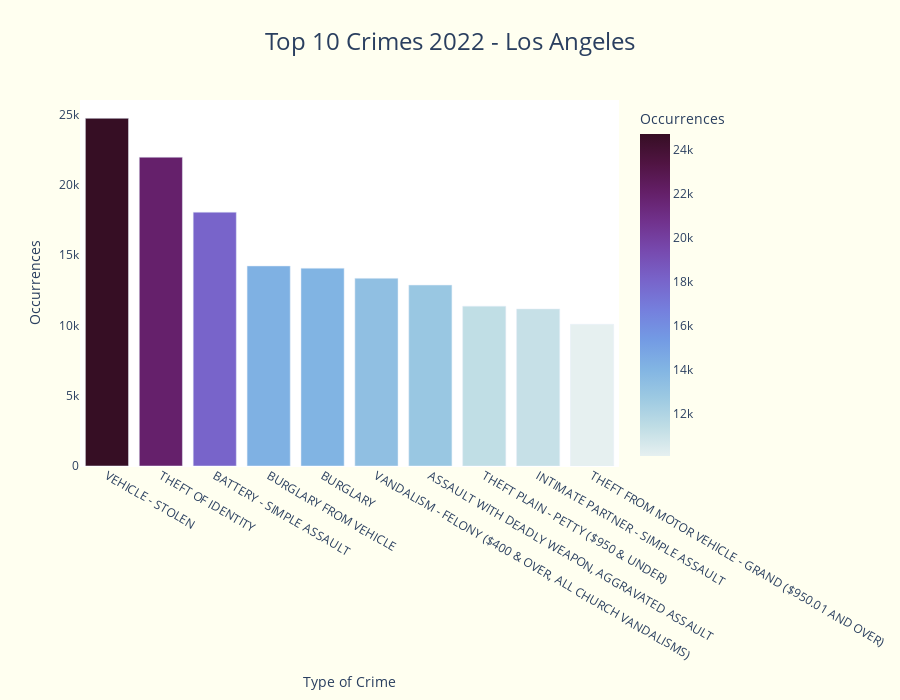

Source (notebook cell):
### Code cell
fig = px.bar(top_10_crimes_2022_df, x='Crm Cd Desc', y='Occurrences',
title= 'Top 10 Crimes 2022 - Los Angeles',
labels={'Crm Cd Desc':'Type of Crime'}, height=700,
color= 'Occurrences', color_continuous_scale='dense')
fig.update_layout({
     'plot_bgcolor': 'white',  # Set the plot background color 
     'paper_bgcolor': 'ivory',  # Set the paper color (outside the plot area) 
     'title_font' : {'size' : 24},
     'title_x' : 0.5
    })

fig.show()

### Figure 1 — Plotly figure (JSON) as saved in the notebook; plotly's stock layout.template omitted (floating-point values rounded to 4 significant figures)
{"data": [{"alignmentgroup": "True", "hovertemplate": "Type of Crime=%{x}<br>Occurrences=%{marker.color}<extra></extra>", "legendgroup": "", "marker": {"color": [24730, 21964, 18056, 14227, 14067, 13349, 12867, 11366, 11171, 10078], "coloraxis": "coloraxis", "pattern": {"shape": ""}}, "name": "", "offsetgroup": "", "orientation": "v", "showlegend": false, "textposition": "auto", "type": "bar", "x": ["VEHICLE - STOLEN", "THEFT OF IDENTITY", "BATTERY - SIMPLE ASSAULT", "BURGLARY FROM VEHICLE", "BURGLARY", "VANDALISM - FELONY ($400 & OVER, ALL CHURCH VANDALISMS)", "ASSAULT WITH DEADLY WEAPON, AGGRAVATED ASSAULT", "THEFT PLAIN - PETTY ($950 & UNDER)", "INTIMATE PARTNER - SIMPLE ASSAULT", "THEFT FROM MOTOR VEHICLE - GRAND ($950.01 AND OVER)"], "xaxis": "x", "y": [24730, 21964, 18056, 14227, 14067, 13349, 12867, 11366, 11171, 10078], "yaxis": "y"}], "layout": {"barmode": "relative", "coloraxis": {"colorbar": {"title": {"text": "Occurrences"}}, "colorscale": [[0, "rgb(230, 240, 240)"], [0.09091, "rgb(191, 221, 229)"], [0.1818, "rgb(156, 201, 226)"], [0.2727, "rgb(129, 180, 227)"], [0.3636, "rgb(115, 154, 228)"], [0.4545, "rgb(117, 127, 221)"], [0.5455, "rgb(120, 100, 202)"], [0.6364, "rgb(119, 74, 175)"], [0.7273, "rgb(113, 50, 141)"], [0.8182, "rgb(100, 31, 104)"], [0.9091, "rgb(80, 20, 66)"], [1, "rgb(54, 14, 36)"]]}, "height": 700, "legend": {"tracegroupgap": 0}, "paper_bgcolor": "ivory", "plot_bgcolor": "white", "title": {"font": {"size": 24}, "text": "Top 10 Crimes 2022 - Los Angeles", "x": 0.5}, "xaxis": {"anchor": "y", "domain": [0, 1], "title": {"text": "Type of Crime"}}, "yaxis": {"anchor": "x", "domain": [0, 1], "title": {"text": "Occurrences"}}}}
